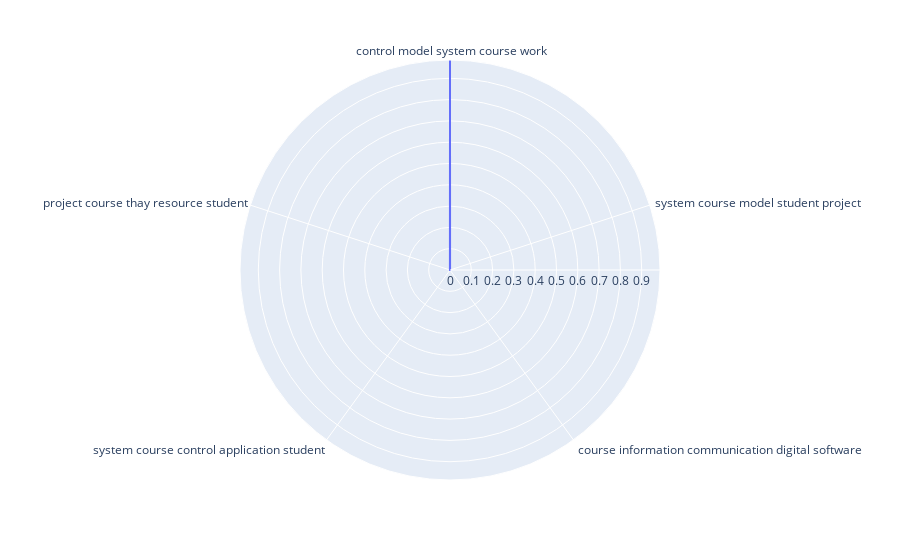

Notebook code cell kept with this figure:
### Code cell
fig = px.line_polar(r=Top5Probabilities, theta=Top5Topics, line_close=True)
fig.show()

### Figure 1 — Plotly figure (JSON) as saved in the notebook; plotly's stock layout.template omitted (floating-point values rounded to 4 significant figures)
{"data": [{"hovertemplate": "r=%{r}<br>theta=%{theta}<extra></extra>", "legendgroup": "", "line": {"color": "#636efa", "dash": "solid"}, "marker": {"symbol": "circle"}, "mode": "lines", "name": "", "r": [0.9859, 0.0003814, 0.0003814, 0.0003814, 0.0003814, 0.9859], "showlegend": false, "subplot": "polar", "theta": [" control model system course work", " system course model student project", " course information communication digital software", " system course control application student", " project course thay resource student", " control model system course work"], "type": "scatterpolar"}], "layout": {"legend": {"tracegroupgap": 0}, "margin": {"t": 60}, "polar": {"angularaxis": {"direction": "clockwise", "rotation": 90}, "domain": {"x": [0, 1], "y": [0, 1]}}}}
